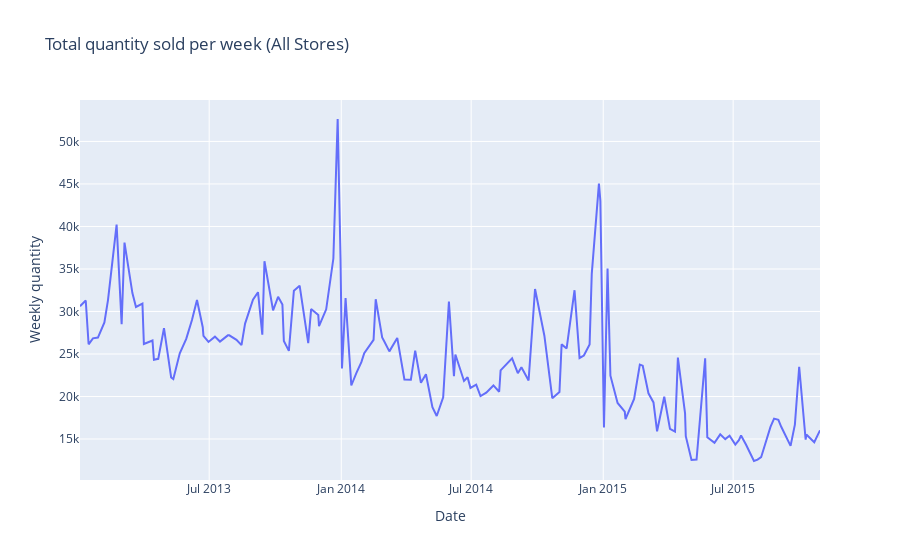

Write notebook code for a chart like this one.
### Code cell
fig=px.line(x=total_sales['date'],y=total_sales['item_cnt_day'],
            labels={
                'x':'Date',
                'y':'Weekly quantity'
            }
            ,title='Total quantity sold per week (All Stores)')
fig.show()

### Figure 1 — Plotly figure (JSON) as saved in the notebook; plotly's stock layout.template omitted (floating-point values rounded to 4 significant figures; data arrays with more than 128 entries replaced by an {"elided": "..."} marker saying what was removed)
{"data": [{"hovertemplate": "Date=%{x}<br>Weekly quantity=%{y}<extra></extra>", "legendgroup": "", "line": {"color": "#636efa", "dash": "solid"}, "marker": {"symbol": "circle"}, "mode": "lines", "name": "", "orientation": "v", "showlegend": false, "type": "scatter", "x": {"elided": "150 str values"}, "xaxis": "x", "y": {"elided": "150 int values"}, "yaxis": "y"}], "layout": {"legend": {"tracegroupgap": 0}, "title": {"text": "Total quantity sold per week (All Stores)"}, "xaxis": {"anchor": "y", "domain": [0, 1], "title": {"text": "Date"}}, "yaxis": {"anchor": "x", "domain": [0, 1], "title": {"text": "Weekly quantity"}}}}
